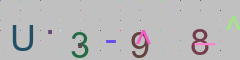

This chart was generated by the following Python code:
#!/usr/bin/python
#-*-coding:utf-8-*-

from PIL import Image, ImageDraw, ImageFont, ImageFilter
import random

def rnd_char():
    '''
    随机一个字母或者数字
    :return:
    '''
    # 随机一个字母或者数字
    i = random.randint(1,3)
    if i == 1:
        # 随机个数字的十进制ASCII码
        an = random.randint(97, 122)
    elif i == 2:
        # 随机个小写字母的十进制ASCII码
        an = random.randint(65, 90)
    else:
        # 随机个大写字母的十进制ASCII码
        an = random.randint(48, 57)
    # 根据Ascii码转成字符，return回去
    return chr(an)

#　干扰
def rnd_dis():
    '''
    随机一个干扰字
    :return:
    '''
    d = ['^','-', '~', '_', '.']
    i = random.randint(0, len(d)-1)
    return d[i]

# 两个随机颜色都规定不同的区域，防止干扰字符和验证码字符颜色一样
# 随机颜色1:
def rnd_color():
    '''
    随机颜色，规定一定范围
    :return:
    '''
    return (random.randint(64, 255), random.randint(64, 255), random.randint(64, 255))

# 随机颜色2:
def rnd_color2():
    '''
      随机颜色，规定一定范围
      :return:
      '''
    return (random.randint(32, 127), random.randint(32, 127), random.randint(32, 127))

def create_code():
    # 240 x 60:
    width = 60 * 4
    height = 60
    image = Image.new('RGB', (width, height), (192, 192, 192))
    # 创建Font对象:
    font = ImageFont.truetype('./util/Captcher/arial.ttf', 36)

    # 创建Draw对象:
    draw = ImageDraw.Draw(image)

    # 填充每个像素:
    for x in range(0, width, 20):
        for y in range(0, height, 10):
            draw.point((x, y), fill=rnd_color())

    # 填充字符
    _str = ""
    # 填入4个随机的数字或字母作为验证码
    for t in range(4):
        c = rnd_char()
        _str = "{}{}".format(_str, c)

        # 随机距离图片上边高度，但至少距离30像素
        h = random.randint(1, height-30)
        # 宽度的化，每个字符占图片宽度1／4,在加上10个像素空隙
        w = width/4 * t + 10
        draw.text((w, h), c, font=font, fill=rnd_color2())

    # 实际项目中，会将验证码 保存在数据库，并加上时间字段
    # print("保存验证码 {} 到数据库".format(_str))

    # 给图片加上字符干扰，密集度由 w, h控制
    for j in range(0, width, 30):
        dis = rnd_dis()
        w = t * 15 + j

        # 随机距离图片上边高度，但至少距离30像素
        h = random.randint(1, height - 30)
        draw.text((w, h), dis, font=font, fill=rnd_color())

    # 模糊:

    image.filter(ImageFilter.BLUR)
    # uuid1 生成唯一的字符串作为验证码图片名称
    code_name = "captch.png"
    save_dir = './'
    image.save(save_dir+code_name, 'png')
    # print("已保存图片: {}".format(save_dir))
    # print(_str, code_name)
    return _str, code_name

# 当直接运行文件的是和，运行下面代码
if __name__ == "__main__":
    create_code()
